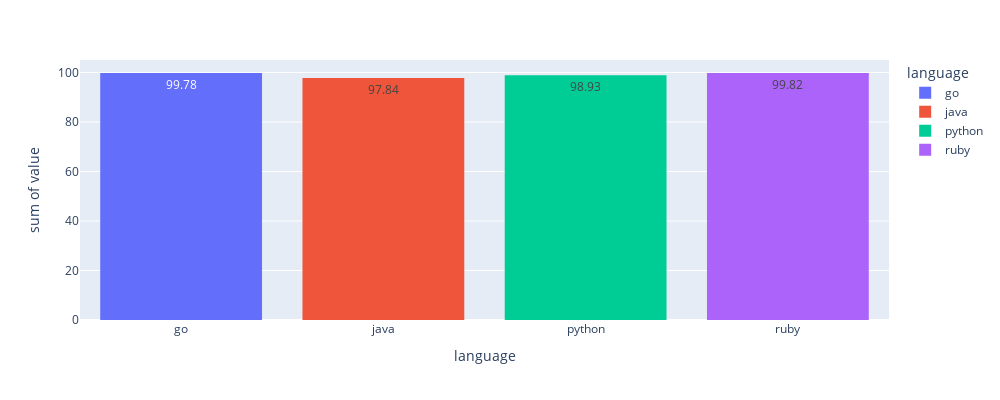
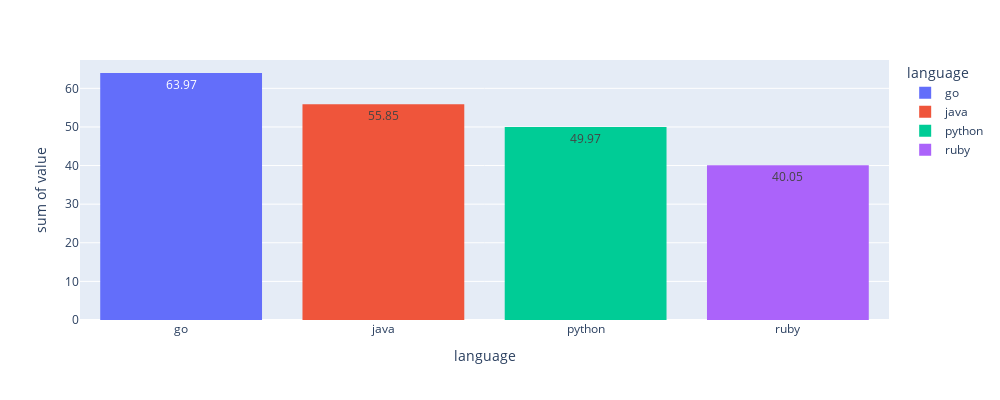

Notebook source saved alongside these figures, in order:
### Code cell
fig = px.histogram(stats_df, x="language", y=["percetage_readmes"],
             color='language', 
             text_auto=True,
             height=400, width=1000)
fig2 = px.histogram(stats_df, x="language", y=["percentage_releases"],
color='language', 
text_auto=True,
height=400, width=1000)
fig.show()
fig2.show()

### Figure 1 — Plotly figure (JSON) as saved in the notebook; plotly's stock layout.template omitted (floating-point values rounded to 4 significant figures)
{"data": [{"alignmentgroup": "True", "bingroup": "x", "histfunc": "sum", "hovertemplate": "language=%{x}<br>sum of value=%{y}<extra></extra>", "legendgroup": "go", "marker": {"color": "#636efa", "pattern": {"shape": ""}}, "name": "go", "offsetgroup": "go", "orientation": "v", "showlegend": true, "texttemplate": "%{value}", "type": "histogram", "x": ["go"], "xaxis": "x", "y": [99.78], "yaxis": "y"}, {"alignmentgroup": "True", "bingroup": "x", "histfunc": "sum", "hovertemplate": "language=%{x}<br>sum of value=%{y}<extra></extra>", "legendgroup": "java", "marker": {"color": "#EF553B", "pattern": {"shape": ""}}, "name": "java", "offsetgroup": "java", "orientation": "v", "showlegend": true, "texttemplate": "%{value}", "type": "histogram", "x": ["java"], "xaxis": "x", "y": [97.84], "yaxis": "y"}, {"alignmentgroup": "True", "bingroup": "x", "histfunc": "sum", "hovertemplate": "language=%{x}<br>sum of value=%{y}<extra></extra>", "legendgroup": "python", "marker": {"color": "#00cc96", "pattern": {"shape": ""}}, "name": "python", "offsetgroup": "python", "orientation": "v", "showlegend": true, "texttemplate": "%{value}", "type": "histogram", "x": ["python"], "xaxis": "x", "y": [98.93], "yaxis": "y"}, {"alignmentgroup": "True", "bingroup": "x", "histfunc": "sum", "hovertemplate": "language=%{x}<br>sum of value=%{y}<extra></extra>", "legendgroup": "ruby", "marker": {"color": "#ab63fa", "pattern": {"shape": ""}}, "name": "ruby", "offsetgroup": "ruby", "orientation": "v", "showlegend": true, "texttemplate": "%{value}", "type": "histogram", "x": ["ruby"], "xaxis": "x", "y": [99.82], "yaxis": "y"}], "layout": {"barmode": "relative", "height": 400, "legend": {"title": {"text": "language"}, "tracegroupgap": 0}, "margin": {"t": 60}, "width": 1000, "xaxis": {"anchor": "y", "categoryarray": ["go", "java", "python", "ruby"], "categoryorder": "array", "domain": [0, 1], "title": {"text": "language"}}, "yaxis": {"anchor": "x", "domain": [0, 1], "title": {"text": "sum of value"}}}}

### Figure 2 — Plotly figure (JSON) as saved in the notebook; plotly's stock layout.template omitted (floating-point values rounded to 4 significant figures)
{"data": [{"alignmentgroup": "True", "bingroup": "x", "histfunc": "sum", "hovertemplate": "language=%{x}<br>sum of value=%{y}<extra></extra>", "legendgroup": "go", "marker": {"color": "#636efa", "pattern": {"shape": ""}}, "name": "go", "offsetgroup": "go", "orientation": "v", "showlegend": true, "texttemplate": "%{value}", "type": "histogram", "x": ["go"], "xaxis": "x", "y": [63.97], "yaxis": "y"}, {"alignmentgroup": "True", "bingroup": "x", "histfunc": "sum", "hovertemplate": "language=%{x}<br>sum of value=%{y}<extra></extra>", "legendgroup": "java", "marker": {"color": "#EF553B", "pattern": {"shape": ""}}, "name": "java", "offsetgroup": "java", "orientation": "v", "showlegend": true, "texttemplate": "%{value}", "type": "histogram", "x": ["java"], "xaxis": "x", "y": [55.85], "yaxis": "y"}, {"alignmentgroup": "True", "bingroup": "x", "histfunc": "sum", "hovertemplate": "language=%{x}<br>sum of value=%{y}<extra></extra>", "legendgroup": "python", "marker": {"color": "#00cc96", "pattern": {"shape": ""}}, "name": "python", "offsetgroup": "python", "orientation": "v", "showlegend": true, "texttemplate": "%{value}", "type": "histogram", "x": ["python"], "xaxis": "x", "y": [49.97], "yaxis": "y"}, {"alignmentgroup": "True", "bingroup": "x", "histfunc": "sum", "hovertemplate": "language=%{x}<br>sum of value=%{y}<extra></extra>", "legendgroup": "ruby", "marker": {"color": "#ab63fa", "pattern": {"shape": ""}}, "name": "ruby", "offsetgroup": "ruby", "orientation": "v", "showlegend": true, "texttemplate": "%{value}", "type": "histogram", "x": ["ruby"], "xaxis": "x", "y": [40.05], "yaxis": "y"}], "layout": {"barmode": "relative", "height": 400, "legend": {"title": {"text": "language"}, "tracegroupgap": 0}, "margin": {"t": 60}, "width": 1000, "xaxis": {"anchor": "y", "categoryarray": ["go", "java", "python", "ruby"], "categoryorder": "array", "domain": [0, 1], "title": {"text": "language"}}, "yaxis": {"anchor": "x", "domain": [0, 1], "title": {"text": "sum of value"}}}}
